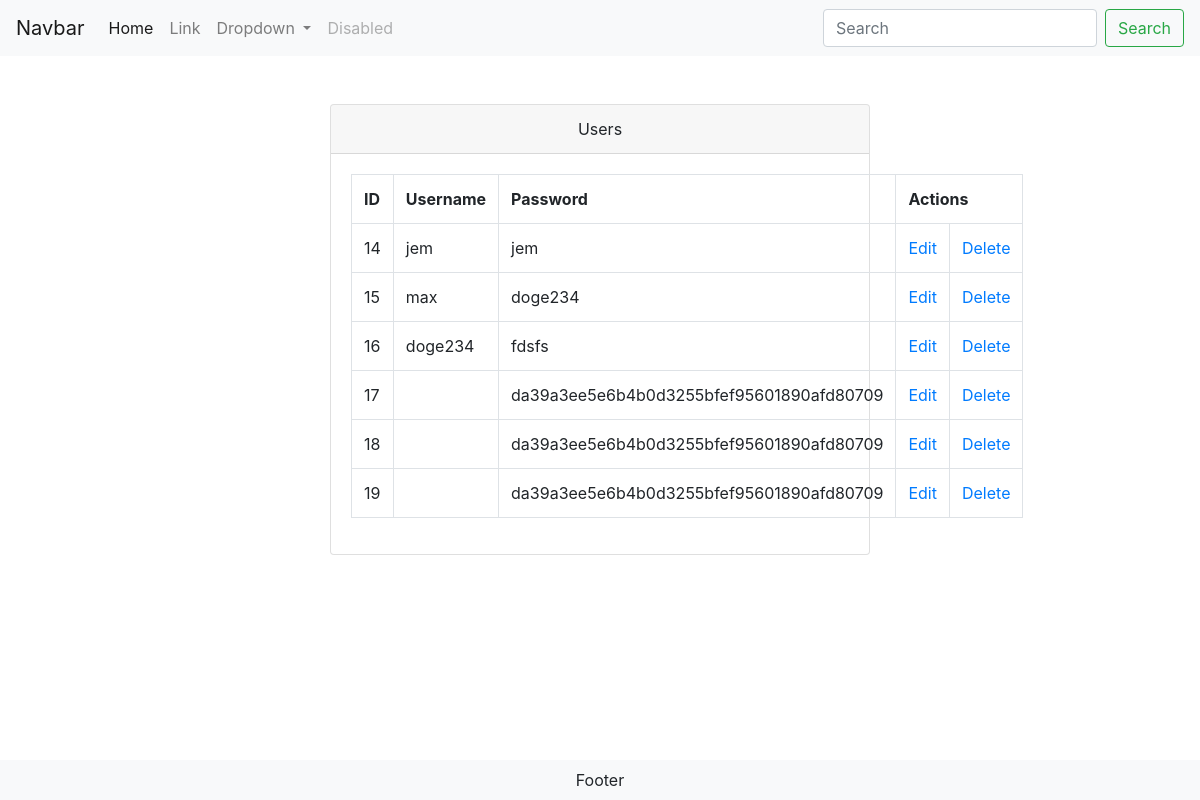
The page /users.php on the database its author committed.
### tables this page shows
CREATE TABLE `tbl_users` (
  `id` int(5) NOT NULL,
  `username` varchar(100) NOT NULL,
  `password` varchar(150) NOT NULL
);

### users.php (the view)
<?php require_once 'partials/header.php';?>
<?php require_once 'partials/navbar.php';?>
<?php require_once 'partials/dbcon.php';?>
<?php
    $sql = "SELECT * FROM tbl_users";
    $result = mysqli_query($con, $sql);
?>
    <div class="container">
      <div class="row">
        <div class="col-3"></div>
         <div class="col-6">
         	<div class="card">
         		<div class="card-header text-center">Users</div>
         		<div class="card-body">
         			<table class="table table-bordered">
                        <tr>
                            <th>ID</th>
                            <th>Username</th>
                            <th>Password</th>
                            <th colspan="2">Actions</th>
                        </tr>
                        <?php while($row = mysqli_fetch_assoc($result)) { ?>
                        <tr>
                            <td><?= $row['id'] ?></td>
                            <td><?= $row['username'] ?></td>
                            <td><?= $row['password'] ?></td>
                            <td>
                                <a href="edit_user.php?id=<?= $row['id']?>">Edit</a>
                            </td>
                            <td>
                                <a onclick="return confirm('You sure?')"
                                href="delete_user.php?id=<?= $row['id']?>">Delete</a>
                            </td>
                        </tr>
                        <?php } ?>
                    </table>
         		</div>
         	</div>
         </div>
      </div>
    </div>
<?php require_once 'partials/footer.php';?>

### partials/header.php (shortened to what this page needs)
<!doctype html>
<html lang="en">
  <head>
    <link rel="stylesheet" href="https://stackpath.bootstrapcdn.com/bootstrap/4.1.3/css/bootstrap.min.css">
    </head>
  <body>

### partials/navbar.php (shortened to what this page needs)
<nav class="navbar navbar-expand-lg navbar-light bg-light mb-5">
  <a class="navbar-brand" href="#">Navbar</a>
  <div class="collapse navbar-collapse" id="navbarSupportedContent">
    <ul class="navbar-nav mr-auto">
      <li class="nav-item active">
        <a class="nav-link" href="#">Home <span class="sr-only">(current)</span></a>
      </li>
      <li class="nav-item">
        <a class="nav-link" href="#">Link</a>
      </li>
      <li class="nav-item dropdown">
        <a class="nav-link dropdown-toggle" href="#" id="navbarDropdown" role="button" data-toggle="dropdown" aria-haspopup="true" aria-expanded="false">
          Dropdown
        </a>
      </li>
      <li class="nav-item">
        <a class="nav-link disabled" href="#">Disabled</a>
      </li>
    </ul>
    <form class="form-inline my-2 my-lg-0">
      <input class="form-control mr-sm-2" type="search" placeholder="Search" aria-label="Search">
      <button class="btn btn-outline-success my-2 my-sm-0" type="submit">Search</button>
    </form>
  </div>
</nav>

### partials/footer.php (shortened to what this page needs)
 <nav class="navbar navbar-expand-lg navbar-light bg-light fixed-bottom justify-content-center mt-5">
  <a>Footer</a>
</nav>
  </body>
</html>

### rows shown on the page
tbl_users: id "14", username "jem", password "jem"
tbl_users: id "15", username "max", password "doge234"
tbl_users: id "16", username "doge234", password "fdsfs"
tbl_users: id "17", password "da39a3ee5e6b4b0d3255bfef95601890afd80709"
tbl_users: id "18", password "da39a3ee5e6b4b0d3255bfef95601890afd80709"
tbl_users: id "19", password "da39a3ee5e6b4b0d3255bfef95601890afd80709"
